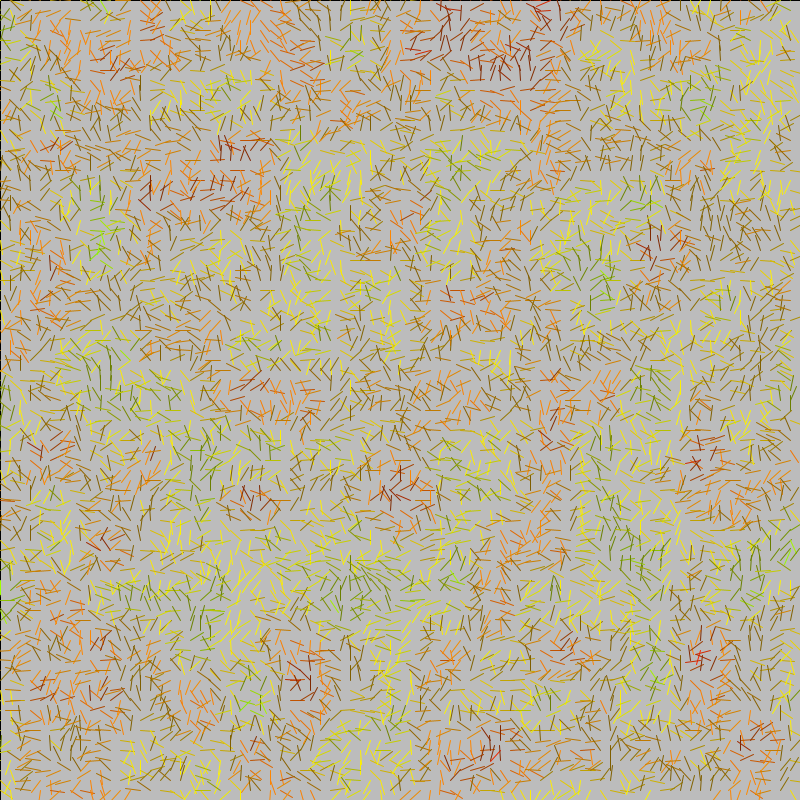
Frame 1 (no input)
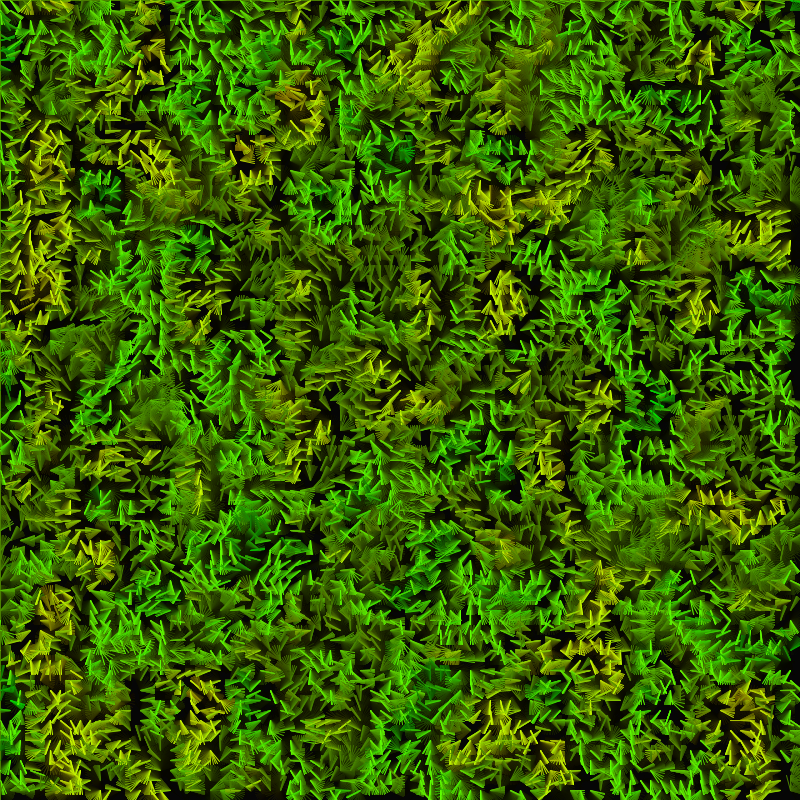
Frame 60 (the mouse pressed at the canvas centre just before this capture)
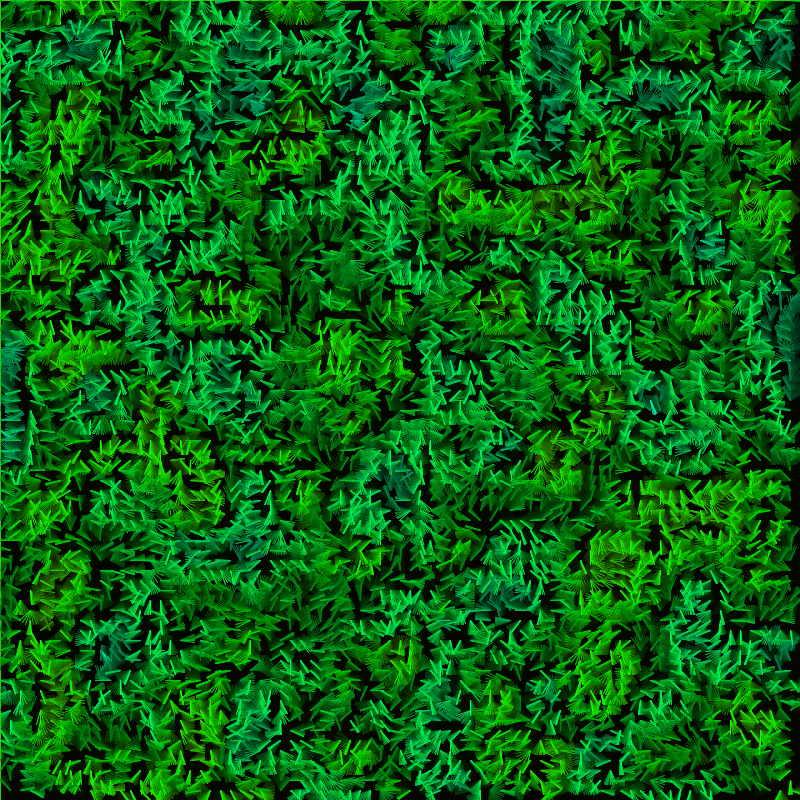
Frame 120 (the mouse held since frame 60 and released just before this capture)

The Processing sketch that drew these frames (run headless with seeded random() and noise(); from frame 60 on, the mouse is pressed at the canvas centre):

// Processing sketch: Hyperspace_Weave
// ── Hyperspace_Weave.pde
// Global variables for animation control
float noiseScale = 0.02; // TWEAK: Increased from 0.01 for finer, more detailed swirls
float time = 0;          // The "time" variable to animate the noise
float hueValue = 0;      // The current hue for color cycling
int step = 10;           // TWEAK: Decreased from 20 to 10 for a denser grid

void setup() {
  // Set the canvas size
  size(800, 800);
  
  // Set the color mode to HSB (Hue, Saturation, Brightness)
  colorMode(HSB, 360, 100, 100); 
  
  // Set the frame rate for a smoother, more controlled animation
  frameRate(60);
  
  // We will use lines, so we disable filling shapes
  noFill();
}

void draw() {
  // 1. Create a Stronger Trail/Feedback Effect
  // Draw a semi-transparent black rectangle. Alpha is increased to 20.
  fill(0, 0, 0, 20); // TWEAK: Increased opacity for a stronger, longer trail
  rect(0, 0, width, height);
  
  // 2. Animate the Hue (Color Cycling)
  // Increment the hue value and wrap it around 360.
  hueValue = (hueValue + 0.7) % 360; // TWEAK: Slightly faster color cycle
  
  // 3. Draw the Flow Field (The "Weave")
  // Use nested loops with the new, smaller 'step'
  for (int x = 0; x < width; x += step) {
    for (int y = 0; y < height; y += step) {
      
      // Calculate Perlin Noise value for the current (x, y) position and 'time'
      float noiseValue = noise(x * noiseScale, y * noiseScale, time);
      
      // Map the noise value (0.0 to 1.0) to an angle (0 to TWO_PI)
      // The angle determines the direction of the line.
      float angle = map(noiseValue, 0, 1, 0, TWO_PI * 4);
      
      // Calculate the offset for the line's endpoint
      float lineLength = 15; // Length of the line segment
      float offsetX = cos(angle) * lineLength;
      float offsetY = sin(angle) * lineLength;
      
      // --- TWEAK: Dynamic Color based on Direction ---
      // 1. Calculate the base hue, offset by the noise value for swirling colors.
      float currentHue = (hueValue + noiseValue * 100) % 360;
      
      // 2. Map the sine of the angle to the Brightness (50 to 100).
      // This makes lines pointing in certain directions brighter, creating a pulsing effect.
      float dynamicBrightness = map(sin(angle), -1, 1, 50, 100);
      
      // Set the stroke color
      stroke(currentHue, 100, dynamicBrightness);
      
      // Draw a line from the grid point (x, y) to the displaced point
      line(x, y, x + offsetX, y + offsetY);
    }
  }
  
  // 4. Advance the "Time"
  // Increment the time variable to move through the 3D Perlin noise space.
  time += 0.01; // TWEAK: Increased from 0.005 for faster, more energetic flow
}
